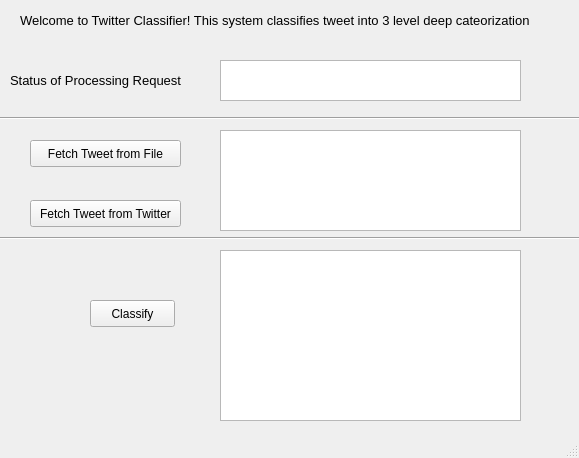
<?xml version="1.0" encoding="UTF-8"?>
<ui version="4.0">
 <class>MainWindow</class>
 <widget class="QMainWindow" name="MainWindow">
  <property name="geometry">
   <rect>
    <x>0</x>
    <y>0</y>
    <width>579</width>
    <height>458</height>
   </rect>
  </property>
  <property name="windowTitle">
   <string>MainWindow</string>
  </property>
  <widget class="QWidget" name="centralwidget">
   <widget class="QPushButton" name="pushButton">
    <property name="geometry">
     <rect>
      <x>30</x>
      <y>140</y>
      <width>151</width>
      <height>27</height>
     </rect>
    </property>
    <property name="text">
     <string>Fetch Tweet from File</string>
    </property>
   </widget>
   <widget class="QPushButton" name="pushButton_2">
    <property name="geometry">
     <rect>
      <x>90</x>
      <y>300</y>
      <width>85</width>
      <height>27</height>
     </rect>
    </property>
    <property name="text">
     <string>Classify</string>
    </property>
   </widget>
   <widget class="QTextEdit" name="textEdit">
    <property name="geometry">
     <rect>
      <x>220</x>
      <y>130</y>
      <width>301</width>
      <height>101</height>
     </rect>
    </property>
   </widget>
   <widget class="QTextEdit" name="textEdit_2">
    <property name="geometry">
     <rect>
      <x>220</x>
      <y>250</y>
      <width>301</width>
      <height>171</height>
     </rect>
    </property>
   </widget>
   <widget class="Line" name="line">
    <property name="geometry">
     <rect>
      <x>0</x>
      <y>230</y>
      <width>611</width>
      <height>16</height>
     </rect>
    </property>
    <property name="orientation">
     <enum>Qt::Horizontal</enum>
    </property>
   </widget>
   <widget class="QLabel" name="label">
    <property name="geometry">
     <rect>
      <x>20</x>
      <y>10</y>
      <width>541</width>
      <height>20</height>
     </rect>
    </property>
    <property name="font">
     <font>
      <pointsize>10</pointsize>
     </font>
    </property>
    <property name="text">
     <string>Welcome to Twitter Classifier! This system classifies tweet into 3 level deep cateorization</string>
    </property>
   </widget>
   <widget class="QTextEdit" name="textEdit_3">
    <property name="geometry">
     <rect>
      <x>220</x>
      <y>60</y>
      <width>301</width>
      <height>41</height>
     </rect>
    </property>
   </widget>
   <widget class="QLabel" name="label_2">
    <property name="geometry">
     <rect>
      <x>10</x>
      <y>70</y>
      <width>181</width>
      <height>20</height>
     </rect>
    </property>
    <property name="font">
     <font>
      <pointsize>10</pointsize>
      <italic>false</italic>
     </font>
    </property>
    <property name="text">
     <string>Status of Processing Request</string>
    </property>
   </widget>
   <widget class="Line" name="line_2">
    <property name="geometry">
     <rect>
      <x>0</x>
      <y>110</y>
      <width>601</width>
      <height>16</height>
     </rect>
    </property>
    <property name="orientation">
     <enum>Qt::Horizontal</enum>
    </property>
   </widget>
   <widget class="QPushButton" name="pushButton_3">
    <property name="geometry">
     <rect>
      <x>30</x>
      <y>200</y>
      <width>151</width>
      <height>27</height>
     </rect>
    </property>
    <property name="text">
     <string>Fetch Tweet from Twitter</string>
    </property>
   </widget>
  </widget>
  <widget class="QStatusBar" name="statusbar"/>
 </widget>
 <resources/>
 <connections/>
</ui>
